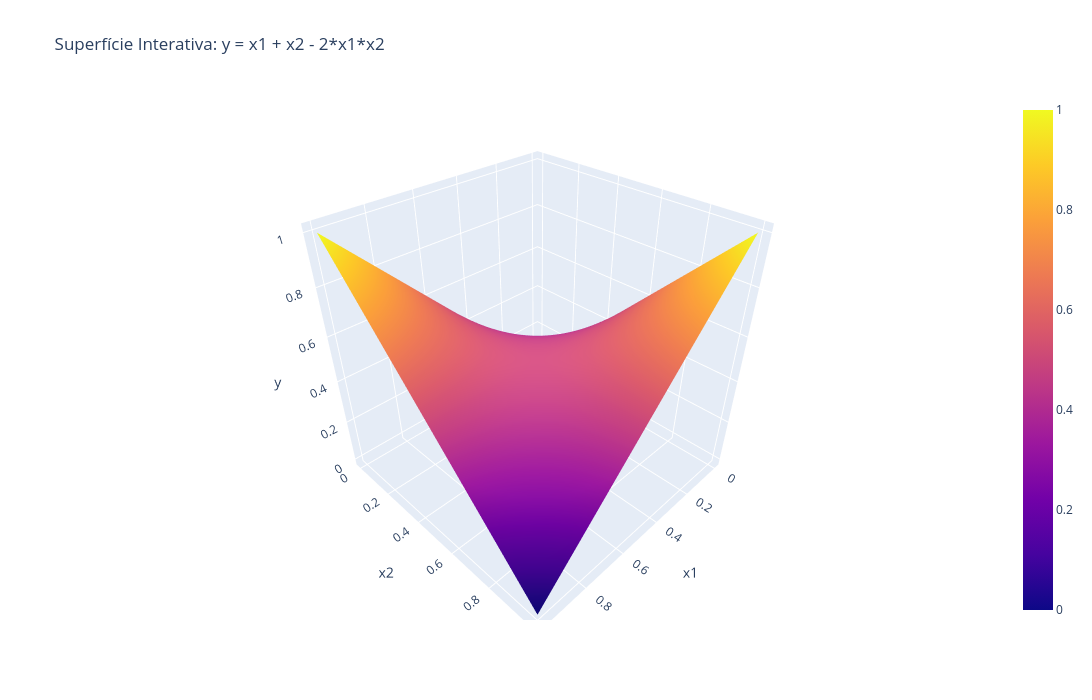

Notebook code for this chart:
### Markdown cell above
O gráfico 3D abaixo serve para representar o comportamento XOR de um sistema com duas variáveis.

A função que gera essa variável é: 

$$
y = x_1 + x_2 - 2 \cdot x_1 \cdot x_2
$$

### Code cell
import numpy as np
import plotly.graph_objects as go

# Criar valores para x1 e x2
x1 = np.linspace(0, 1, 200)
x2 = np.linspace(0, 1, 200)
X1, X2 = np.meshgrid(x1, x2)

# Definir a função
Y = X1 + X2 - 2 * X1 * X2

# Criar a superfície interativa
fig = go.Figure(data=[go.Surface(z=Y, x=X1, y=X2)])

# Layout
fig.update_layout(
    title="Superfície Interativa: y = x1 + x2 - 2*x1*x2",
    scene=dict(
        xaxis_title="x1",
        yaxis_title="x2",
        zaxis_title="y"
    ),
    width=1400,
    height=700
)

# Mostrar o gráfico interativo
fig.show()

### Figure 1 — Plotly figure (JSON) as saved in the notebook; plotly's stock layout.template omitted (floating-point values rounded to 4 significant figures; data arrays with more than 128 entries replaced by an {"elided": "..."} marker saying what was removed)
{"data": [{"type": "surface", "x": {"elided": "200x200 float values"}, "y": {"elided": "200x200 float values"}, "z": {"elided": "200x200 float values"}}], "layout": {"height": 700, "scene": {"xaxis": {"title": {"text": "x1"}}, "yaxis": {"title": {"text": "x2"}}, "zaxis": {"title": {"text": "y"}}}, "title": {"text": "Superfície Interativa: y = x1 + x2 - 2*x1*x2"}, "width": 1400}}
